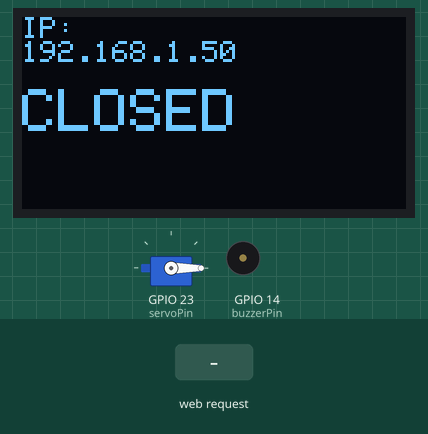
A program run on a simulated ESP32. Parts: 128×64 one-colour display, servo, buzzer (waves = sounding, pin HIGH). Inputs (shaded band) come from the test bench. WiFi joins after 1.5 s; servers stay silent unless stated.

Above: at 2.7 s.
2.8 s: HTTP request GET /toggle received
At 2.96 s:
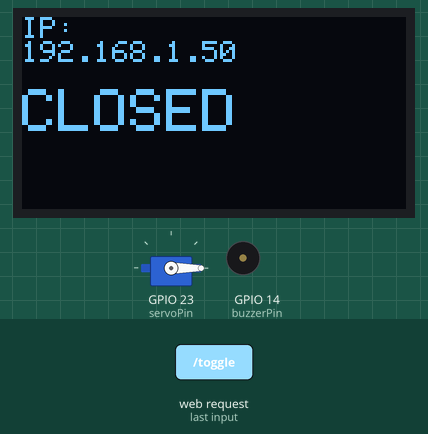
At 4.3 s:
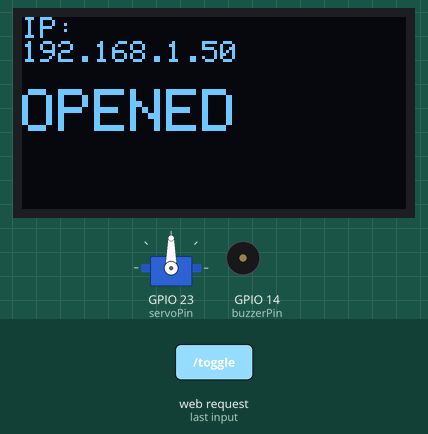
4.6 s: HTTP request GET /toggle received
At 4.71 s:
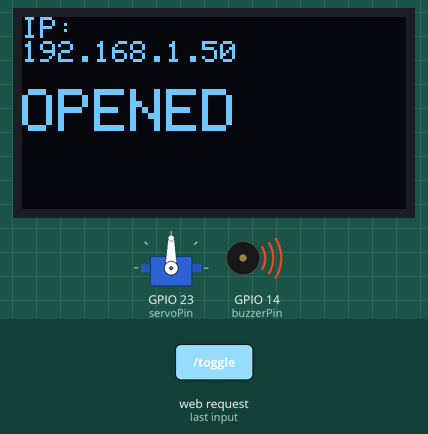
Timing chart, 0 to 7.6 s (numbered marks = the images above; inputs shaded):
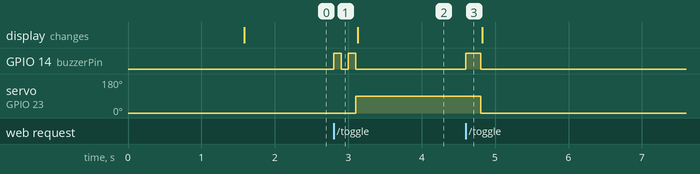

The program:

main.cpp
```cpp
#include <WiFi.h>
#include <Wire.h>
#include <Adafruit_GFX.h>
#include <Adafruit_SSD1306.h>
#include <ESP32Servo.h>

// WIFI
const char* ssid = "nu";
const char* password = "nu";

// display specs
#define SCREEN_WIDTH 128
#define SCREEN_HEIGHT 64
#define OLED_RESET -1
Adafruit_SSD1306 display(SCREEN_WIDTH, SCREEN_HEIGHT, &Wire, OLED_RESET);

// server + port
WiFiServer server(80);

// GPIOs
const int buzzerPin = 14;
const int servoPin = 23;

// state
String boxState = "CLOSED";

// servo
Servo servo;

// timer + ISR and flag
hw_timer_t* timer = NULL;
portMUX_TYPE timerMux = portMUX_INITIALIZER_UNLOCKED;
volatile bool timeoutFlag = false;

void IRAM_ATTR onTimeout() {
  portENTER_CRITICAL_ISR(&timerMux);
  timeoutFlag = true;
  portEXIT_CRITICAL_ISR(&timerMux);
}

void startClientTimer() {
  portENTER_CRITICAL(&timerMux);
  timeoutFlag = false;
  timerWrite(timer, 0);
  timerAlarmEnable(timer);
  portEXIT_CRITICAL(&timerMux);
}

// function to make sounds
void buzz(int duration) {
  digitalWrite(buzzerPin, HIGH);
  delay(duration);
  digitalWrite(buzzerPin, LOW);
}

// function to move the servo depending on state
void moveServo() {
  if (boxState == "CLOSED") {
    servo.write(0);
  } else {
    servo.write(90);
  }
}

// text displayed
void updateDisplay() {
  display.clearDisplay();
  display.setCursor(0, 0);
  display.setTextSize(1);
  display.println("IP:");
  display.println(WiFi.localIP());
  display.println("");
  display.setTextSize(2);
  display.println(boxState);
  display.display();
}

// state change function
void toggleLock() {
  if (boxState == "CLOSED") {
    boxState = "OPENED";
    buzz(100);
    delay(100);
    buzz(100);
  } else {
    boxState = "CLOSED";
    buzz(200);
  }
  moveServo();
  updateDisplay();
}

void setup() {
  // Serial.begin(115200);

  pinMode(buzzerPin, OUTPUT);
  digitalWrite(buzzerPin, LOW);

  // init display with default vcs (using a 3.7V) and addr
  if (!display.begin(SSD1306_SWITCHCAPVCC, 0x3C)) {
    // Serial.println(F("Display failed"));
    while (true);
  }

  // servo init
  servo.setPeriodHertz(50);
  servo.attach(servoPin, 500, 2400);
  // move back
  servo.write(0);

  display.clearDisplay();
  display.setTextSize(1);
  display.setTextColor(SSD1306_WHITE);
  display.setCursor(0, 0);
  display.println("Connecting to WiFi...");
  display.display();

  WiFi.begin(ssid, password);
  while (WiFi.status() != WL_CONNECTED) {
    // delay(500);
    // Serial.print(".");
  }

  // Serial.println("\nWIFI connected");
  // Serial.println("IP: ");
  // Serial.println(WiFi.localIP());

  server.begin();
  updateDisplay();

  // timer setup
  timer = timerBegin(0, 80, true);
  timerAttachInterrupt(timer, &onTimeout, true);
  // timeout after 10s
  timerAlarmWrite(timer, 10000000, false);
  timerAlarmDisable(timer);
}

void loop() {
  WiFiClient client = server.available();
  if (client) {
    String request = "";
    startClientTimer();
    while (client.connected() && !timeoutFlag) {
      if (client.available()) {
        char c = client.read();
        request += c;
        if (c == '\n') {
          // trigger toggle function
          if (request.indexOf("GET /toggle") >= 0) {
            toggleLock();
          }

          // HTML
          client.println("HTTP/1.1 200 OK");
          client.println("Content-Type: text/html");
          client.println("Connection: close");
          client.println();
          client.println(R"rawliteral(
          <!DOCTYPE html>
          <html lang="en">
          <head>
            <meta charset="UTF-8">
            <title>ESP32 Lock</title>
            <meta name="viewport" content="width=device-width, initial-scale=1">
            <style>
              body {
                font-family: Arial, sans-serif;
                text-align: center;
                padding: 50px;
                background-color: #f2f2f2;
              }
              h1 {
                color: #333;
              }
              .state {
                font-size: 1.5em;
                margin: 20px 0;
                color: #555;
              }
              .button {
                background-color: #4CAF50;
                border: none;
                color: white;
                padding: 15px 40px;
                text-align: center;
                text-decoration: none;
                display: inline-block;
                font-size: 24px;
                margin: 10px;
                cursor: pointer;
                border-radius: 10px;
                box-shadow: 0 4px 6px rgba(0,0,0,0.2);
              }
            </style>
          </head>
          <body>
            <h1>ESP32 Remote Box</h1>
            <div class="state">Current state: <b>)rawliteral" + boxState + R"rawliteral(</b></div>
            <a href="/toggle"><button class="button">TOGGLE</button></a>
          </body>
          </html>
          )rawliteral");

          client.println();

          break;
        }
      }
    }
    // end message
    client.stop();

    // reset timeout timer and flag
    timerAlarmDisable(timer);
    timeoutFlag = false;

    // Serial.println("HTTP end");
    // Serial.println("");
  }
}
```

Measured:
- after the input at 2.8 s, GPIO 14 (buzzerPin): alternates HIGH for 0.10 s and LOW for 0.10 s, 4 changes in all, then stays LOW, starting at once; servo on GPIO 23 (servoPin): 0° → 90° after 0.30 s
- after the input at 4.6 s, GPIO 14 (buzzerPin): LOW → HIGH at once, → LOW 0.20 s later; servo on GPIO 23 (servoPin): 90° → 0° after 0.20 s
